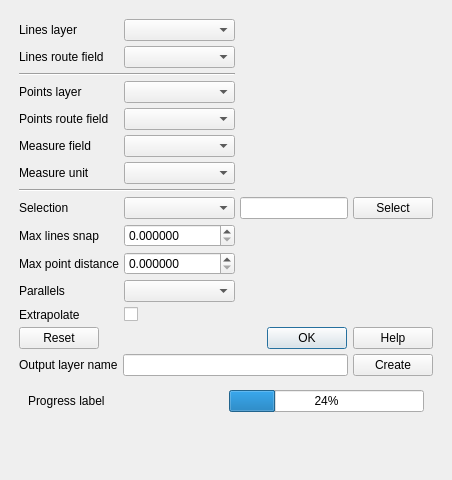
          <widget class="QWidget" name="calibTab">
           <attribute name="title">
            <string>Input</string>
           </attribute>
           <layout class="QVBoxLayout" name="verticalLayout_10">
            <item>
             <widget class="QWidget" name="calibWidget" native="true">
              <layout class="QVBoxLayout" name="verticalLayout_7">
               <property name="spacing">
                <number>5</number>
               </property>
               <property name="leftMargin">
                <number>8</number>
               </property>
               <property name="topMargin">
                <number>8</number>
               </property>
               <property name="rightMargin">
                <number>8</number>
               </property>
               <property name="bottomMargin">
                <number>8</number>
               </property>
               <item>
                <layout class="QGridLayout" name="genGridLayout">
                 <item row="9" column="0" colspan="2">
                  <widget class="Line" name="line_2">
                   <property name="orientation">
                    <enum>Qt::Horizontal</enum>
                   </property>
                  </widget>
                 </item>
                 <item row="15" column="1">
                  <widget class="QDoubleSpinBox" name="genThresholdSpin">
                   <property name="toolTip">
                    <string>Maximum distance of point from line.</string>
                   </property>
                   <property name="decimals">
                    <number>6</number>
                   </property>
                   <property name="maximum">
                    <double>1000000.000000000000000</double>
                   </property>
                   <property name="value">
                    <double>0.000000000000000</double>
                   </property>
                  </widget>
                 </item>
                 <item row="14" column="0">
                  <widget class="QLabel" name="genSnapLabel">
                   <property name="toolTip">
                    <string>Maximum gap between lies to be snapped.</string>
                   </property>
                   <property name="text">
                    <string>Max lines snap</string>
                   </property>
                  </widget>
                 </item>
                 <item row="1" column="0">
                  <widget class="QLabel" name="genLineRouteFieldLabel">
                   <property name="text">
                    <string>Lines route field</string>
                   </property>
                  </widget>
                 </item>
                 <item row="6" column="1">
                  <widget class="QComboBox" name="genMeasureUnitCombo"/>
                 </item>
                 <item row="17" column="0">
                  <widget class="QLabel" name="genExtrapolateLabel">
                   <property name="toolTip">
                    <string>Extrapolate before and after calibration points.</string>
                   </property>
                   <property name="text">
                    <string>Extrapolate</string>
                   </property>
                  </widget>
                 </item>
                 <item row="4" column="1">
                  <widget class="QComboBox" name="genPointRouteFieldCombo"/>
                 </item>
                 <item row="3" column="1">
                  <widget class="QComboBox" name="genPointLayerCombo"/>
                 </item>
                 <item row="15" column="0">
                  <widget class="QLabel" name="genThresholdLabel">
                   <property name="toolTip">
                    <string>Maximum distance of point from line.</string>
                   </property>
                   <property name="text">
                    <string>Max point distance</string>
                   </property>
                  </widget>
                 </item>
                 <item row="4" column="0">
                  <widget class="QLabel" name="genPointRouteFieldLabel">
                   <property name="text">
                    <string>Points route field</string>
                   </property>
                  </widget>
                 </item>
                 <item row="13" column="0">
                  <widget class="QLabel" name="genSelectionModeLabel">
                   <property name="toolTip">
                    <string>Routes selection mode.</string>
                   </property>
                   <property name="text">
                    <string>Selection</string>
                   </property>
                  </widget>
                 </item>
                 <item row="13" column="1">
                  <widget class="QComboBox" name="genSelectionModeCombo">
                   <property name="toolTip">
                    <string>Routes selection mode.</string>
                   </property>
                  </widget>
                 </item>
                 <item row="14" column="1">
                  <widget class="QDoubleSpinBox" name="genSnapSpin">
                   <property name="toolTip">
                    <string>Maximum gap between lies to be snapped.</string>
                   </property>
                   <property name="decimals">
                    <number>6</number>
                   </property>
                   <property name="maximum">
                    <double>1000000.000000000000000</double>
                   </property>
                  </widget>
                 </item>
                 <item row="5" column="1">
                  <widget class="QComboBox" name="genPointMeasureFieldCombo"/>
                 </item>
                 <item row="0" column="1">
                  <widget class="QComboBox" name="genLineLayerCombo">
                   <property name="sizePolicy">
                    <sizepolicy hsizetype="Expanding" vsizetype="Fixed">
                     <horstretch>0</horstretch>
                     <verstretch>0</verstretch>
                    </sizepolicy>
                   </property>
                  </widget>
                 </item>
                 <item row="0" column="0">
                  <widget class="QLabel" name="genLineLayerLabel">
                   <property name="text">
                    <string>Lines layer</string>
                   </property>
                  </widget>
                 </item>
                 <item row="1" column="1">
                  <widget class="QComboBox" name="genLineRouteFieldCombo"/>
                 </item>
                 <item row="5" column="0">
                  <widget class="QLabel" name="genPointMeasureFieldLabel">
                   <property name="text">
                    <string>Measure field</string>
                   </property>
                  </widget>
                 </item>
                 <item row="16" column="0">
                  <widget class="QLabel" name="genParallelModeLabel">
                   <property name="text">
                    <string>Parallels</string>
                   </property>
                  </widget>
                 </item>
                 <item row="13" column="2">
                  <layout class="QHBoxLayout" name="horizontalLayout">
                   <item>
                    <widget class="QLineEdit" name="genSelectionLineEdit">
                     <property name="toolTip">
                      <string>Comma separated list of routes to include/exclude.</string>
                     </property>
                    </widget>
                   </item>
                   <item>
                    <widget class="QPushButton" name="genSelectionButton">
                     <property name="text">
                      <string>Select</string>
                     </property>
                    </widget>
                   </item>
                  </layout>
                 </item>
                 <item row="2" column="0" colspan="2">
                  <widget class="Line" name="line">
                   <property name="orientation">
                    <enum>Qt::Horizontal</enum>
                   </property>
                  </widget>
                 </item>
                 <item row="16" column="1">
                  <widget class="QComboBox" name="genParallelModeCombo"/>
                 </item>
                 <item row="3" column="0">
                  <widget class="QLabel" name="genPointLayerLabel">
                   <property name="text">
                    <string>Points layer</string>
                   </property>
                  </widget>
                 </item>
                 <item row="17" column="1">
                  <widget class="QCheckBox" name="genExtrapolateCheckBox">
                   <property name="toolTip">
                    <string>Extrapolate before and after calibration points.</string>
                   </property>
                   <property name="text">
                    <string/>
                   </property>
                  </widget>
                 </item>
                 <item row="6" column="0">
                  <widget class="QLabel" name="genMeasureUnitLabel">
                   <property name="toolTip">
                    <string>&lt;html&gt;&lt;head/&gt;&lt;body&gt;&lt;p&gt;Map units per measure unit.&lt;/p&gt;&lt;/body&gt;&lt;/html&gt;</string>
                   </property>
                   <property name="text">
                    <string>Measure unit</string>
                   </property>
                  </widget>
                 </item>
                </layout>
               </item>
               <item>
                <widget class="QDialogButtonBox" name="genButtonBox">
                 <property name="standardButtons">
                  <set>QDialogButtonBox::Help|QDialogButtonBox::Ok|QDialogButtonBox::Reset</set>
                 </property>
                </widget>
               </item>
               <item>
                <layout class="QHBoxLayout" name="horizontalLayout_6">
                 <item>
                  <widget class="QLabel" name="genOutputNameLabel">
                   <property name="text">
                    <string>Output layer name</string>
                   </property>
                  </widget>
                 </item>
                 <item>
                  <widget class="QLineEdit" name="genOutputNameLineEdit">
                   <property name="text">
                    <string/>
                   </property>
                  </widget>
                 </item>
                 <item>
                  <widget class="QPushButton" name="genCreateOutputButton">
                   <property name="text">
                    <string>Create</string>
                   </property>
                  </widget>
                 </item>
                </layout>
               </item>
               <item>
                <widget class="QFrame" name="genProgressFrame">
                 <property name="minimumSize">
                  <size>
                   <width>0</width>
                   <height>0</height>
                  </size>
                 </property>
                 <property name="frameShape">
                  <enum>QFrame::NoFrame</enum>
                 </property>
                 <property name="frameShadow">
                  <enum>QFrame::Plain</enum>
                 </property>
                 <property name="lineWidth">
                  <number>0</number>
                 </property>
                 <layout class="QHBoxLayout" name="horizontalLayout_3">
                  <item>
                   <widget class="QLabel" name="genProgressLabel">
                    <property name="sizePolicy">
                     <sizepolicy hsizetype="MinimumExpanding" vsizetype="Preferred">
                      <horstretch>0</horstretch>
                      <verstretch>0</verstretch>
                     </sizepolicy>
                    </property>
                    <property name="text">
                     <string>Progress label</string>
                    </property>
                   </widget>
                  </item>
                  <item>
                   <widget class="QProgressBar" name="genProgressBar">
                    <property name="sizePolicy">
                     <sizepolicy hsizetype="MinimumExpanding" vsizetype="Preferred">
                      <horstretch>0</horstretch>
                      <verstretch>0</verstretch>
                     </sizepolicy>
                    </property>
                    <property name="value">
                     <number>24</number>
                    </property>
                   </widget>
                  </item>
                 </layout>
                </widget>
               </item>
               <item>
                <spacer name="verticalSpacer">
                 <property name="orientation">
                  <enum>Qt::Vertical</enum>
                 </property>
                 <property name="sizeHint" stdset="0">
                  <size>
                   <width>20</width>
                   <height>40</height>
                  </size>
                 </property>
                </spacer>
               </item>
              </layout>
             </widget>
            </item>
           </layout>
          </widget>
